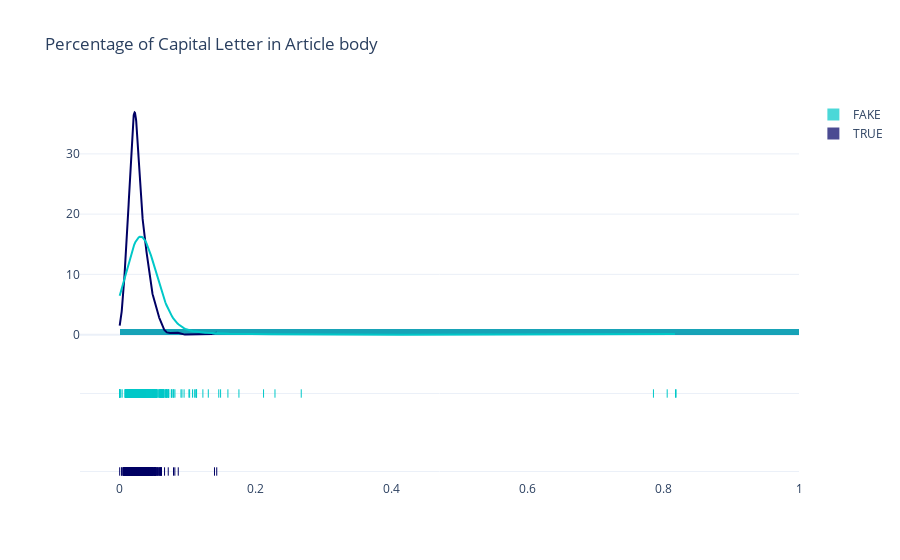

Notebook source saved alongside this figure:
### Markdown cell above
### Capital Letter in Article Body

### Code cell
x1 = df.loc[df['label']=='TRUE']['text_pct_uppercase']
x2 = df.loc[df['label'] == 'FAKE']['text_pct_uppercase']

group_labels = ['TRUE', 'FAKE']

colors = ['rgb(0, 0, 100)', 'rgb(0, 200, 200)']

fig = ff.create_distplot(
    [x1, x2], group_labels,colors=colors)

fig.update_layout(title_text='Percentage of Capital Letter in Article body', template="plotly_white")
fig.show()

### Figure 1 — Plotly figure (JSON) as saved in the notebook; plotly's stock layout.template omitted (floating-point values rounded to 4 significant figures; data arrays with more than 128 entries replaced by an {"elided": "..."} marker saying what was removed)
{"data": [{"autobinx": false, "histnorm": "probability density", "legendgroup": "TRUE", "marker": {"color": "rgb(0, 0, 100)"}, "name": "TRUE", "opacity": 0.7, "type": "histogram", "x": {"elided": "586 float values"}, "xaxis": "x", "xbins": {"end": 0.1429, "size": 1, "start": 0}, "yaxis": "y"}, {"autobinx": false, "histnorm": "probability density", "legendgroup": "FAKE", "marker": {"color": "rgb(0, 200, 200)"}, "name": "FAKE", "opacity": 0.7, "type": "histogram", "x": {"elided": "578 float values"}, "xaxis": "x", "xbins": {"end": 0.819, "size": 1, "start": 0}, "yaxis": "y"}, {"legendgroup": "TRUE", "marker": {"color": "rgb(0, 0, 100)"}, "mode": "lines", "name": "TRUE", "showlegend": false, "type": "scatter", "x": {"elided": "500 float values"}, "xaxis": "x", "y": {"elided": "500 float values"}, "yaxis": "y"}, {"legendgroup": "FAKE", "marker": {"color": "rgb(0, 200, 200)"}, "mode": "lines", "name": "FAKE", "showlegend": false, "type": "scatter", "x": {"elided": "500 float values"}, "xaxis": "x", "y": {"elided": "500 float values"}, "yaxis": "y"}, {"legendgroup": "TRUE", "marker": {"color": "rgb(0, 0, 100)", "symbol": "line-ns-open"}, "mode": "markers", "name": "TRUE", "showlegend": false, "type": "scatter", "x": {"elided": "586 float values"}, "xaxis": "x", "y": {"elided": "586 str values"}, "yaxis": "y2"}, {"legendgroup": "FAKE", "marker": {"color": "rgb(0, 200, 200)", "symbol": "line-ns-open"}, "mode": "markers", "name": "FAKE", "showlegend": false, "type": "scatter", "x": {"elided": "578 float values"}, "xaxis": "x", "y": {"elided": "578 str values"}, "yaxis": "y2"}], "layout": {"barmode": "overlay", "hovermode": "closest", "legend": {"traceorder": "reversed"}, "title": {"text": "Percentage of Capital Letter in Article body"}, "xaxis": {"anchor": "y2", "domain": [0, 1], "zeroline": false}, "yaxis": {"anchor": "free", "domain": [0.35, 1], "position": 0}, "yaxis2": {"anchor": "x", "domain": [0, 0.25], "dtick": 1, "showticklabels": false}}}
